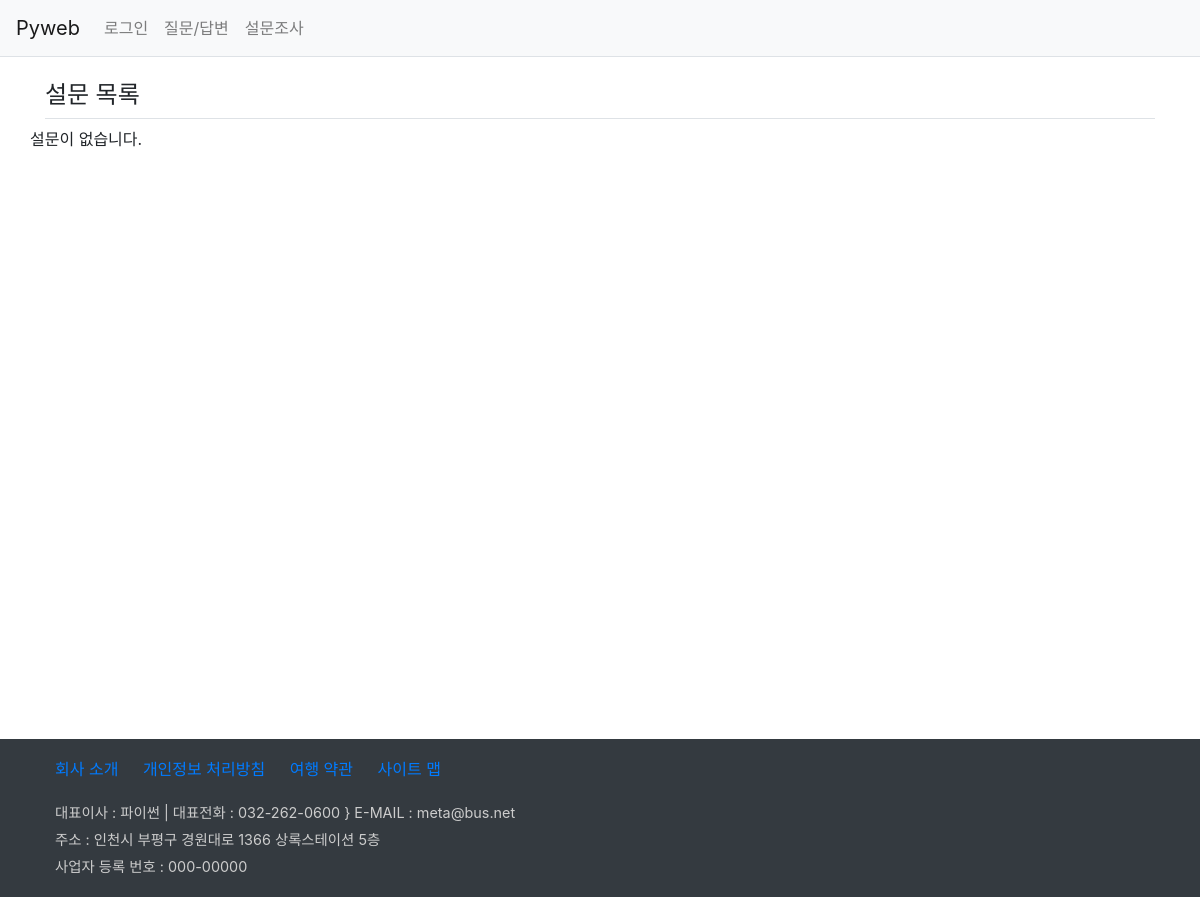
Before: /polls/ with the older database file.
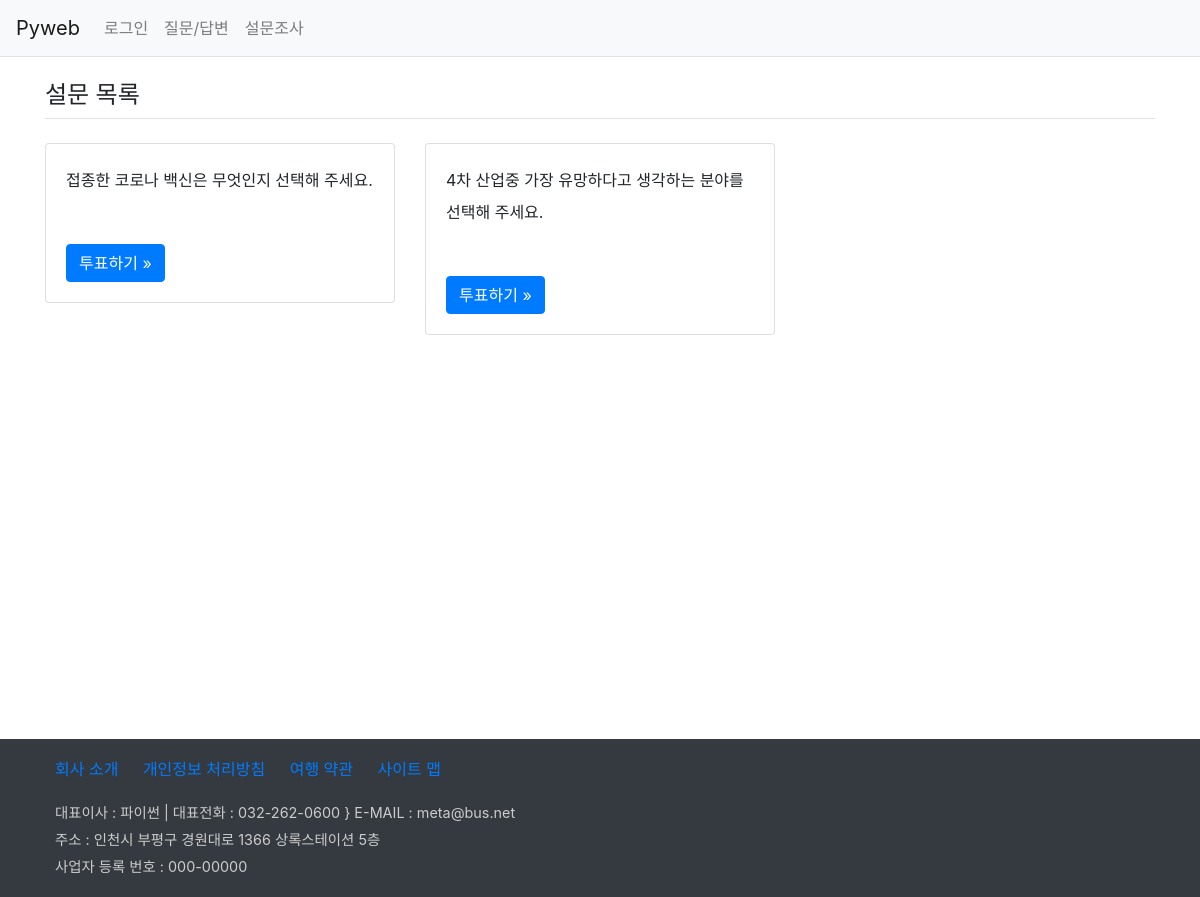
After: the same page with the newer database file.
### polls/models.py (models this page shows, shortened)
class Question(models.Model):
    question_text = models.CharField(max_length=100)
    pub_date = models.DateTimeField()

### polls/views.py (the view)
# urls.py: path('', views.index, name='index'),
def index(request):
    question_list = Question.objects.all()
    context = {'question_list':question_list}
    return render(request, 'polls/poll_list.html', context)

### templates/polls/poll_list.html
{% extends 'base.html' %}
{% block content %}
<div class="container my-3">
    <section>
        <h4 class="border-bottom py-2">설문 목록</h4>
        <div class="row">
            {% if question_list %}
                {% for question in question_list %}
                <div class="col-4 my-3">
                    <div class="card">
                        <div class="card-body">
                            <div class="card-text" style="line-height:2rem">
                                {{ question.question_text }}
                            </div>
                            <a href="{% url 'poll:detail' question.id %}"
                               class="btn btn-primary mt-5">투표하기 &raquo;</a>
                        </div>
                    </div>
                </div>
                {% endfor %}
            {% else %}
                <p>설문이 없습니다.</p>
            {% endif %}
        </div>
    </section>
</div>
{% endblock %}

Changed rows visible on the page:
added Question: question_text "접종한 코로나 백신은 무엇인지 선택해 주세요."
added Question: question_text "4차 산업중 가장 유망하다고 생각하는 분야를 선택해 주세요."
Other visible differences:
text no longer shown: "설문이 없습니다."
